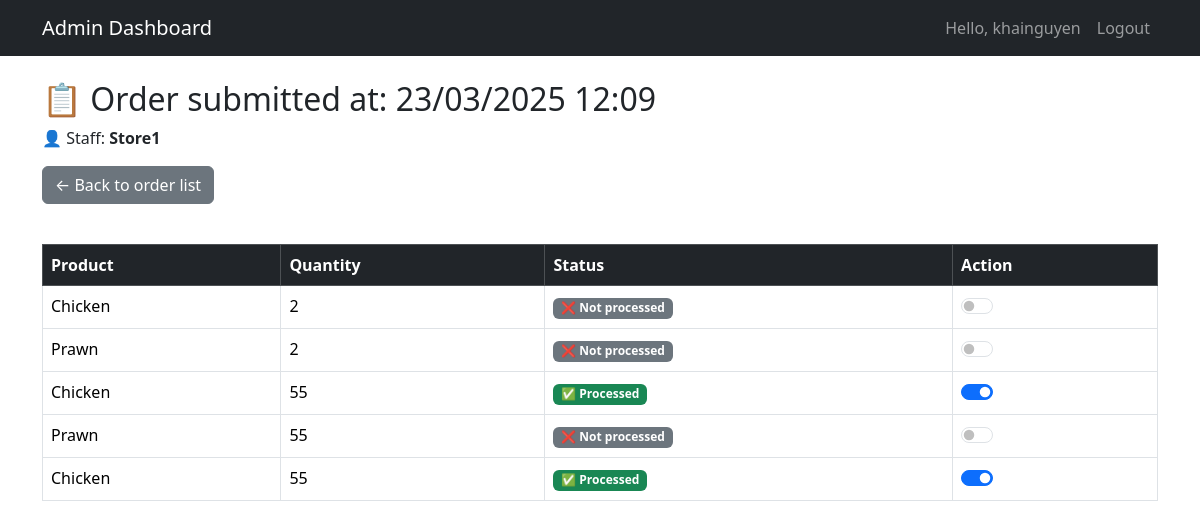
Screenshot of /dashboard/staff/2/batch/202503231209/ (signed in) with the database file from the repository.
### myapp/models.py (models this page shows, shortened)
class OrderEntry(models.Model):
    product = models.ForeignKey(Product, on_delete=models.CASCADE, related_name="orders")
    staff = models.ForeignKey(User, on_delete=models.CASCADE, related_name="order_entries")
    order_quantity = models.PositiveIntegerField()
    created_at = models.DateTimeField()
    is_processed = models.BooleanField(default=False)
    is_seen = models.BooleanField(default=False)

class Product(models.Model):
    UNIT_CHOICES = [
        ('qty', 'Quantity'),
        ('container', 'Container'),
    ]
    uuid = models.UUIDField(default=uuid.uuid4, unique=True, null=True, blank=True, editable=False)
    name = models.CharField(max_length=255)
    available_at_store = models.BooleanField(default=True)
    unit = models.CharField(max_length=20, choices=UNIT_CHOICES, default='qty', null=True, blank=True)
    created_at = models.DateTimeField(auto_now_add=True)
    updated_at = models.DateTimeField(auto_now=True)

### myapp/views.py (the view, shortened to what this page needs)
# urls.py: path('dashboard/staff/<int:staff_id>/batch/<str:timestamp>/', admin_batch_detail, name='admin_batch_detail'),
@login_required
@user_passes_test(is_admin)
def admin_batch_detail(request, staff_id, timestamp):
    staff = get_object_or_404(User, pk=staff_id, is_staff=True, is_superuser=False)
    try:
        created_at = datetime.strptime(timestamp, "%Y%m%d%H%M")
    except ValueError:
        return HttpResponse("❌ Invalid timestamp", status=400)
    entries = OrderEntry.objects.filter(
        staff=staff,
        created_at__year=created_at.year,
        created_at__month=created_at.month,
        created_at__day=created_at.day,
        created_at__hour=created_at.hour,
        created_at__minute=created_at.minute
    ).select_related('product')
    for entry in entries:
        if not entry.is_seen:
            entry.is_seen = True
            entry.save()
    return render(request, 'admin_batch_detail.html', {
        'staff': staff,
        'timestamp': created_at,
        'entries': entries,
    })

### myapp/views.py (called while the page is built)
def is_admin(user):
    return user.is_superuser

### myapp/templates/admin_batch_detail.html (shortened to what this page needs)
{% extends "base.html" %}
{% block content %}
<h2>📋 Order submitted at: {{ timestamp|date:"d/m/Y H:i" }}</h2>
<p>👤 Staff: <strong>{{ staff.username }}</strong></p>
<p>
  <a class="btn btn-secondary mb-4" href="{% url 'staff_order_detail' staff.id %}">
    ← Back to order list
  </a>
</p>
<form method="post">
  <table class="table table-bordered mt-3">
    <thead class="table-dark">
      <tr>
        <th>Product</th>
        <th>Quantity</th>
        <th>Status</th>
        <th>Action</th>
      </tr>
    </thead>
    <tbody>
      {% for entry in entries %}
      <tr>
        <td>{{ entry.product.name }}</td>
        <td>{{ entry.order_quantity }}</td>
        <td>
          {% if entry.is_processed %}
            <span class="badge bg-success">✅ Processed</span>
          {% else %}
            <span class="badge bg-secondary">❌ Not processed</span>
          {% endif %}
        </td>
        <td>
          <div class="form-check form-switch">
            <input
              class="form-check-input"
              type="checkbox"
              id="toggle_{{ entry.id }}"
              name="processed_{{ entry.id }}"
              {% if entry.is_processed %}checked{% endif %}
              onchange="this.form.submit()"
            >
          </div>
        </td>
      </tr>
      {% endfor %}
    </tbody>
  </table>
</form>
{% endblock %}

### myapp/templates/base.html (shortened to what this page needs)
<!DOCTYPE html>
<html lang="en">
<head>
    <link href="https://cdn.jsdelivr.net/npm/bootstrap@5.3.2/dist/css/bootstrap.min.css" rel="stylesheet">
</head>
<body>
    <nav class="navbar navbar-expand-lg navbar-dark bg-dark">
        <div class="container">
            <a class="navbar-brand" href="{% url 'admin_dashboard' %}">Admin Dashboard</a>
            <div class="collapse navbar-collapse" id="navbarNav">
                <ul class="navbar-nav ms-auto">
                    {% if user.is_authenticated %}
                        <li class="nav-item">
                            <span class="nav-link">Hello, {{ user.username }}</span>
                        </li>
                        <li class="nav-item">
                            <a class="nav-link" href="{% url 'staff_logout' %}">Logout</a>
                        </li>
                    {% else %}
                        <li class="nav-item">
                            <a class="nav-link" href="{% url 'staff_login' %}">Login</a>
                        </li>
                    {% endif %}
                </ul>
            </div>
        </div>
    </nav>
    <div class="container my-4">
        {% block content %}{% endblock %}
    </div>
</body>
</html>

### rows the page displays
OrderEntry: product.name "Chicken", order_quantity "2", shows "❌ Not processed"
OrderEntry: product.name "Prawn", order_quantity "2", shows "❌ Not processed"
OrderEntry: product.name "Chicken", order_quantity "55", shows "✅ Processed", is_processed "☑"
OrderEntry: product.name "Prawn", order_quantity "55", shows "❌ Not processed"
OrderEntry: product.name "Chicken", order_quantity "55", shows "✅ Processed", is_processed "☑"

### other values shown
{{ user.username }} "khainguyen"
{{ timestamp|date:"d/m/Y H:i" }} "23/03/2025 12:09"
{{ staff.username }} "Store1"
